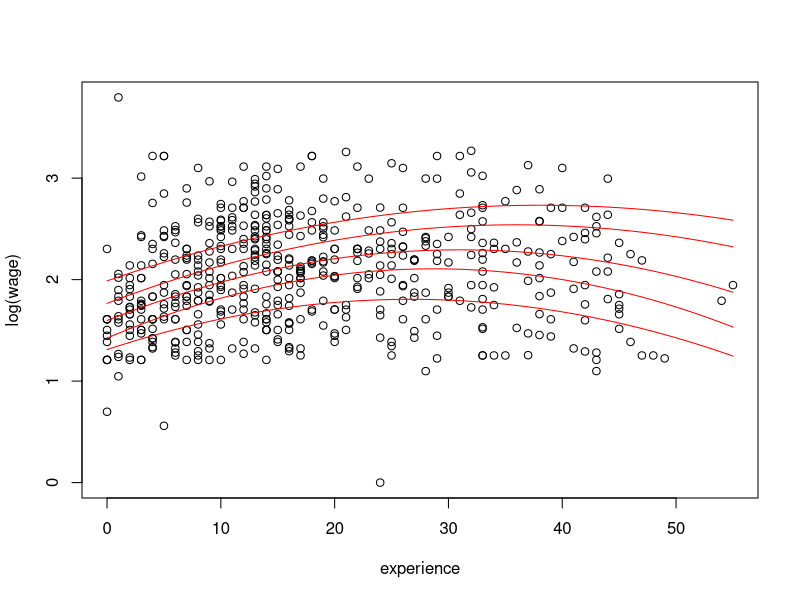

Generate this figure with R:
## ---- chunk 1


knitr::opts_chunk$set(echo = TRUE)

library(AER)
library(knitr)
library(tidyverse)
library(broom)
library(quantreg)

data("CPS1985", package = "AER")

cps <- CPS1985

## ---- chunk 2

reg.lineal <- lm(log(wage) ~ experience + I(experience^2) + education,
                 data = cps)

summary(reg.lineal)

kable(tidy(reg.lineal))


## ---- chunk 3

reg.quintil <- rq(log(wage) ~ experience + I(experience^2) + education,
                 data = cps, tau = seq(0.2,0.8, by = 0.15))

summary(reg.quintil)

# Luego se crea una base para simular el efecto de el salario por quintil. Se mantiene la educación constante y se recorre todos los niveles de experiencia

cps2 <- data.frame(education = mean(cps$education), 
                   experience = min(cps$experience):max(cps$experience))

cps2 <- cbind(cps2, predict(reg.lineal, newdata = cps2, interval = "prediction"))
cps2 <- cbind(cps2, predict(reg.quintil, newdata = cps2, type = ""))

plot(log(wage) ~ experience, data = cps)

for(i in 6:10) lines(cps2[,i] ~ experience, data = cps2, col = "red")
